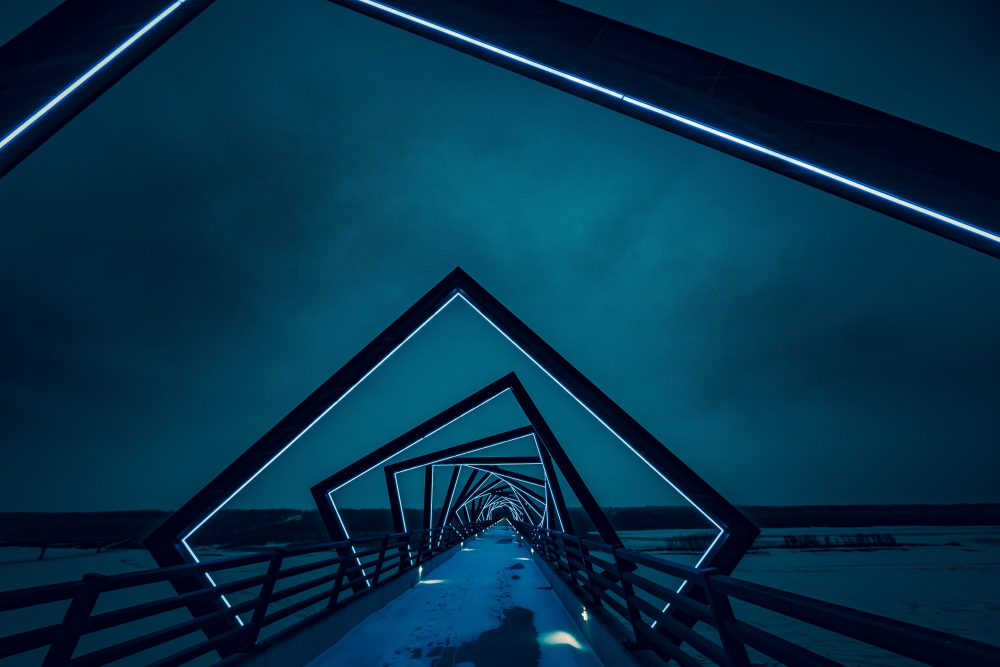
#> input picture bg.jpeg, 4000 x 2666 px (shown at 1/4 size)
$ python green_screen.py
#> lines starting #> are read from the running program, lines starting #| are printed output that depends on the picture; after the words box and inside, x2 and y2 are one past the last pixel; in counts of white or black regions, pixels touching at a corner belong together; pictures that were not available may be replaced by others from this repository, and a replacement may not be noted
import cv2
import numpy as np

video  = cv2.VideoCapture("green.mp4")
image = cv2.imread("bg.jpeg")
#> image is the input picture: shape (2666, 4000, 3); mean B, G, R 74.6, 50, 4.1

while True:

    ret, frame = video.read()
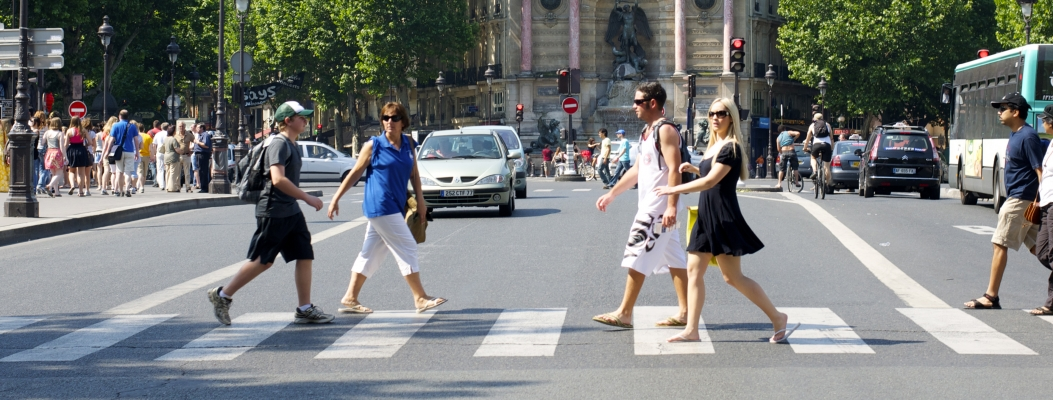
#> input picture img.jpg, 1053 x 400 px, given in place of green.mp4, which was not available
#> frame is the input picture: shape (400, 1053, 3); mean B, G, R 122.3, 123.5, 120.6

    frame = cv2.resize(frame, (640, 480))
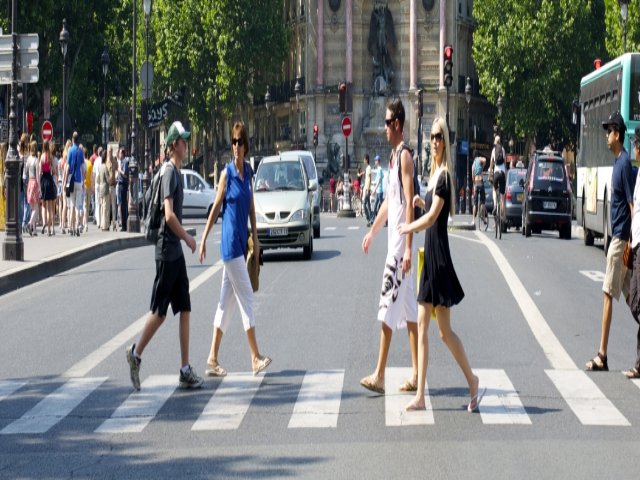
#> frame: shape (480, 640, 3); mean B, G, R 122.2, 123.4, 120.5
    image = cv2.resize(image, (640, 480))
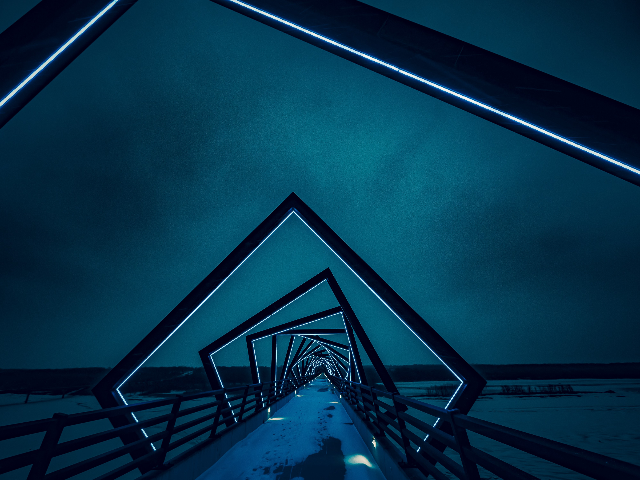
#> image: shape (480, 640, 3); mean B, G, R 74.5, 49.9, 4

    hsv = cv2.cvtColor(frame, cv2.COLOR_BGR2HSV)
#> hsv: shape (480, 640, 3); mean H, S, V 77.4, 50.4, 131.3

    u_green = np.array([104, 153, 70])
    l_green = np.array([30,30,0])

    mask = cv2.inRange(frame, l_green, u_green)
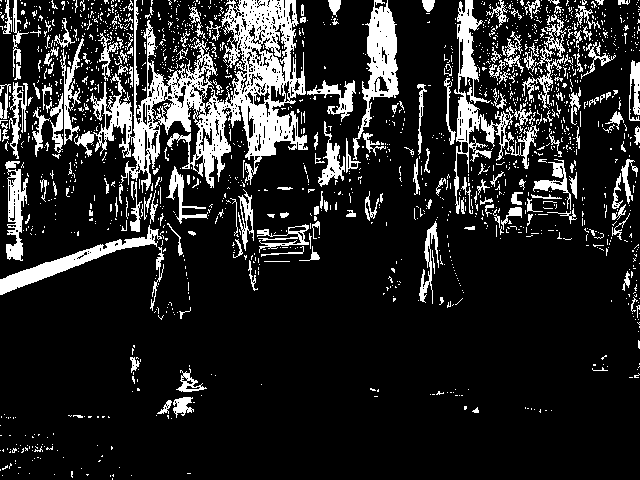
#> mask: shape (480, 640); 15.3% white; 1715 white regions (1524 under 20 px), largest, box (x1, y1, x2, y2) and area: (74, 0, 308, 193) 14985, (454, 0, 539, 214) 3222, (353, 0, 399, 160) 2551
    res = cv2.bitwise_and(frame, frame, mask=mask)
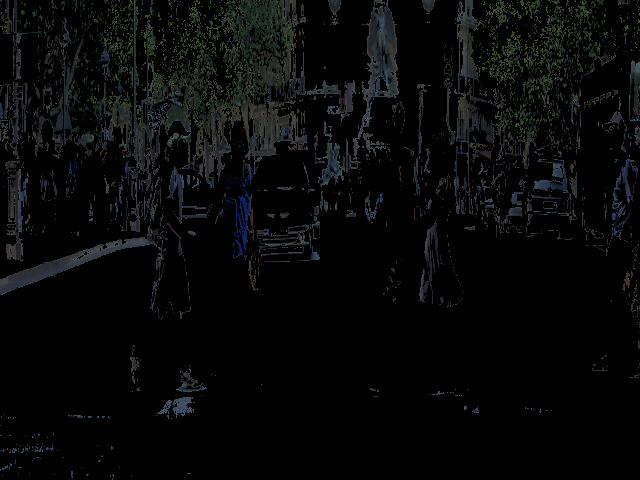
#> res: shape (480, 640, 3); mean B, G, R 7.8, 8, 6.8

    f = frame - res
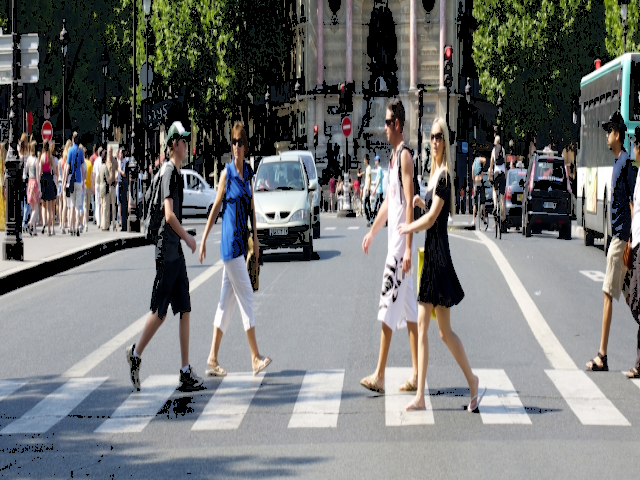
#> f: shape (480, 640, 3); mean B, G, R 114.4, 115.4, 113.7
    f = np.where(f==0, image, f)
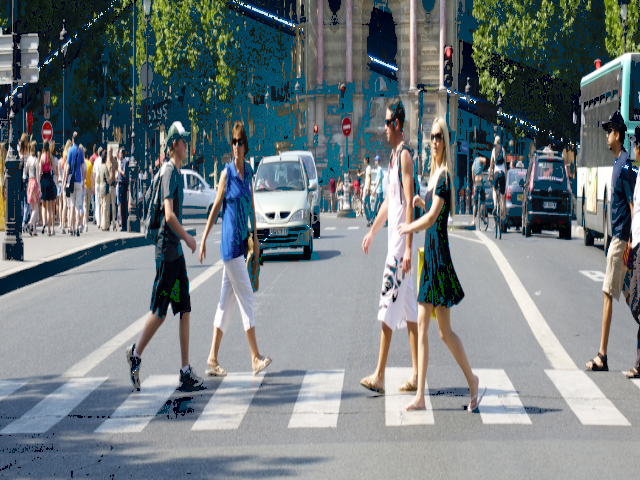
#> f: shape (480, 640, 3); mean B, G, R 126.4, 123.8, 114.4

    cv2.imshow("video", frame)
    cv2.imshow("mask", f)

    if cv2.waitKey(25) == 27:
#> (key Esc is pressed here)
        break

video.release()
cv2.destroyAllWindows()
